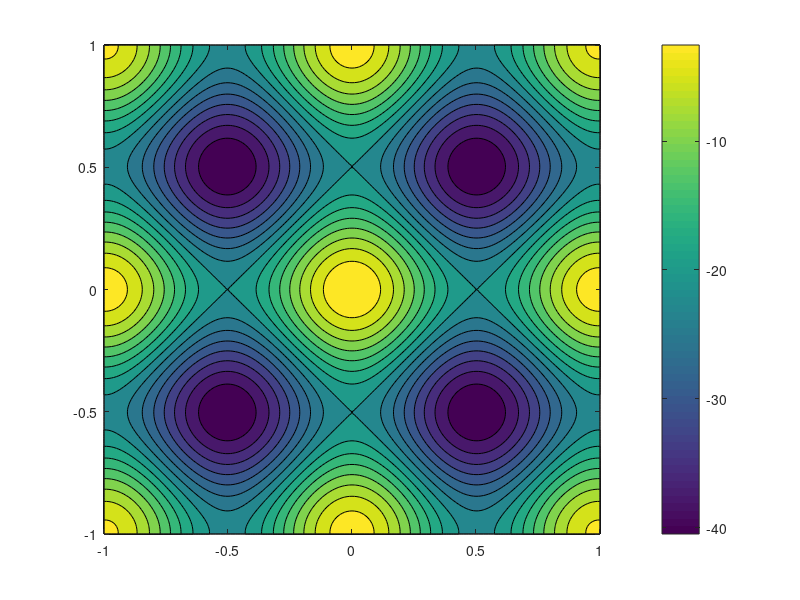

Here is the MATLAB script that generated this plot: (Note: this script raises an error after producing the figure.)
clear all, close all

rew = @(x, y) exp(-.5*(x.^2/.4^2 + y.^2/.4^2));
rew = @(x, y) -(20 + x.^2 + y.^2 - 10*(cos(2*pi*x) + cos(2*pi*y)));

[X, Y] = meshgrid(-1:.01:1, -1:.01:1);
Z = rew(X, Y);
figure()
contourf(X, Y, Z, 15), colorbar, hold on,
%rew = @(x, y) input(['Reward for [', num2str(x), ',', num2str(y),']?: ']);

N = 10;
episodes = 50;
% epsilon = .25;
eta = 1;

mn = [.5; -.5];
cn = diag([.6, .6].^2);

savem = [mn', diag(cn)'.^.5, cn(2, 1)/prod(diag(cn).^.5), eta, 0, 0, 0, 0];

options = optimset('Algorithm','active-set');
options = optimset(options, 'GradObj','on');
options = optimset(options, 'Display', 'off');
S = [];
r = [];

for e = 1:episodes

	Snew = repmat(mn', N, 1) + randn(N, 2).*repmat(diag(cn)'.^.5, N, 1);
	%q = exp(-.5*diag((Snew - repmat(mn', N, 1))*inv(cn)*(Snew - repmat(mn', N, 1))'));
	%q = q/sum(q);
	q = ones(N, 1)/N;
    
        rnew = rew(Snew(:, 1), Snew(:, 2));
    
	%S = [S; Snew];
	%r = [r; rnew];
	
	S = Snew;
	r = rnew;

	% With Gradient
% 	objfun = @(eta) reps_dual(eta, r, q, epsilon);
% 	eta = fmincon(objfun, eta, -1, -.01, [], [], [], [], [], options);

	p = exp(r/eta)/sum(exp(r/eta));
	Dkl = sum(p.*log(p./q));
	iDkl = sum(q.*log(q./p));
	mn = S'*p;
	cn = (S-repmat(mn', size(S, 1), 1))'*((S-repmat(mn', size(S, 1), 1)).*repmat(p, 1, 2));

	rexp = r(:)'*p;
	rvar = (r(:)-rexp)'*((r(:)-rexp).*p);

	savem = [savem; mn', diag(cn)'.^.5, cn(2, 1)/prod(diag(cn).^.5), eta, rexp, Dkl, iDkl, rvar];
end

for i = 1:(size(savem, 1)-1)
	th = .5*atan(2*savem(i+1, 5) * savem(i+1, 3) * savem(i+1, 4)/(savem(i+1,3)^2 - savem(i+1, 4)^2));
	[ex, ey] = calculateEllipse(savem(i+1, 1), savem(i+1, 2), savem(i+1, 3), savem(i+1, 4),th *180/pi); 
	plot([savem(i, 1); savem(i+1, 1)], [savem(i, 2), savem(i+1, 2)], 'w', 'Linewidth', 2), hold on;
	plot(ex, ey, 'w--')
end

figure()
subplot(4,2,1), plot(savem(1:end, 1:2)), ylabel('mean')
subplot(4,2,2), plot(savem(2:end, 7)), ylabel('E[R]')
subplot(4,2,3), plot(savem(1:end, 3:4)), ylabel('std')
subplot(4,2,4), plot(savem(2:end, 6)), ylabel('eta')
subplot(4,2,5), plot(savem(2:end, 8)), ylabel('Dkl')
subplot(4,2,6), plot(savem(1:end, 9)), ylabel('iDkl')
subplot(4,2,7), plot(savem(2:end, 10).^.5), ylabel('Var[R]^{0.5}')
